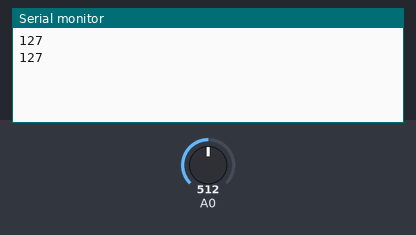
Simulated run of this sketch. Board: Arduino Uno, built with avr-gcc and run on an emulated ATmega328P. Shown: the last lines printed to the serial monitor. Inputs (shaded band) come from the test bench; at power-on: A0 = 512.

Above: at 1.8 s.
1.9 s: A0 set to 716
At 2.7 s:
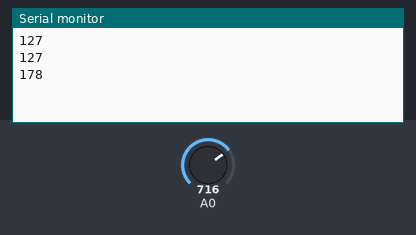
3.4 s: A0 set to 900
At 4.8 s:
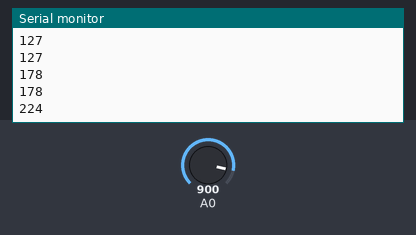
Timing chart, 0 to 6.4 s (numbered marks = the images above; inputs shaded):
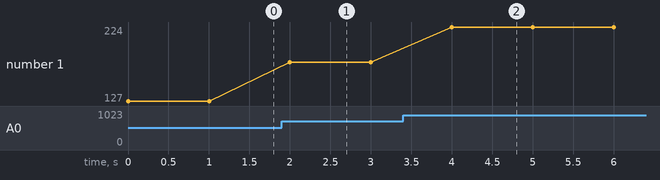

The sketch:

Mapping.ino
```cpp
void setup() {
  Serial.begin(9600);

}

void loop() {

  int i=analogRead(A0);
  i=map(i,0,1023,0,255);
  Serial.println(i);

  delay(1000);

}
```

Measured:
- after the input at 1.9 s, the serial monitor: prints a new line after 0.10 s (image 1)
- after the input at 3.4 s, the serial monitor: prints a new line after 0.60 s (image 2)
- plotted number 1: 127 → 178 after the input at 1.9 s, 178 → 224 after the input at 3.4 s
